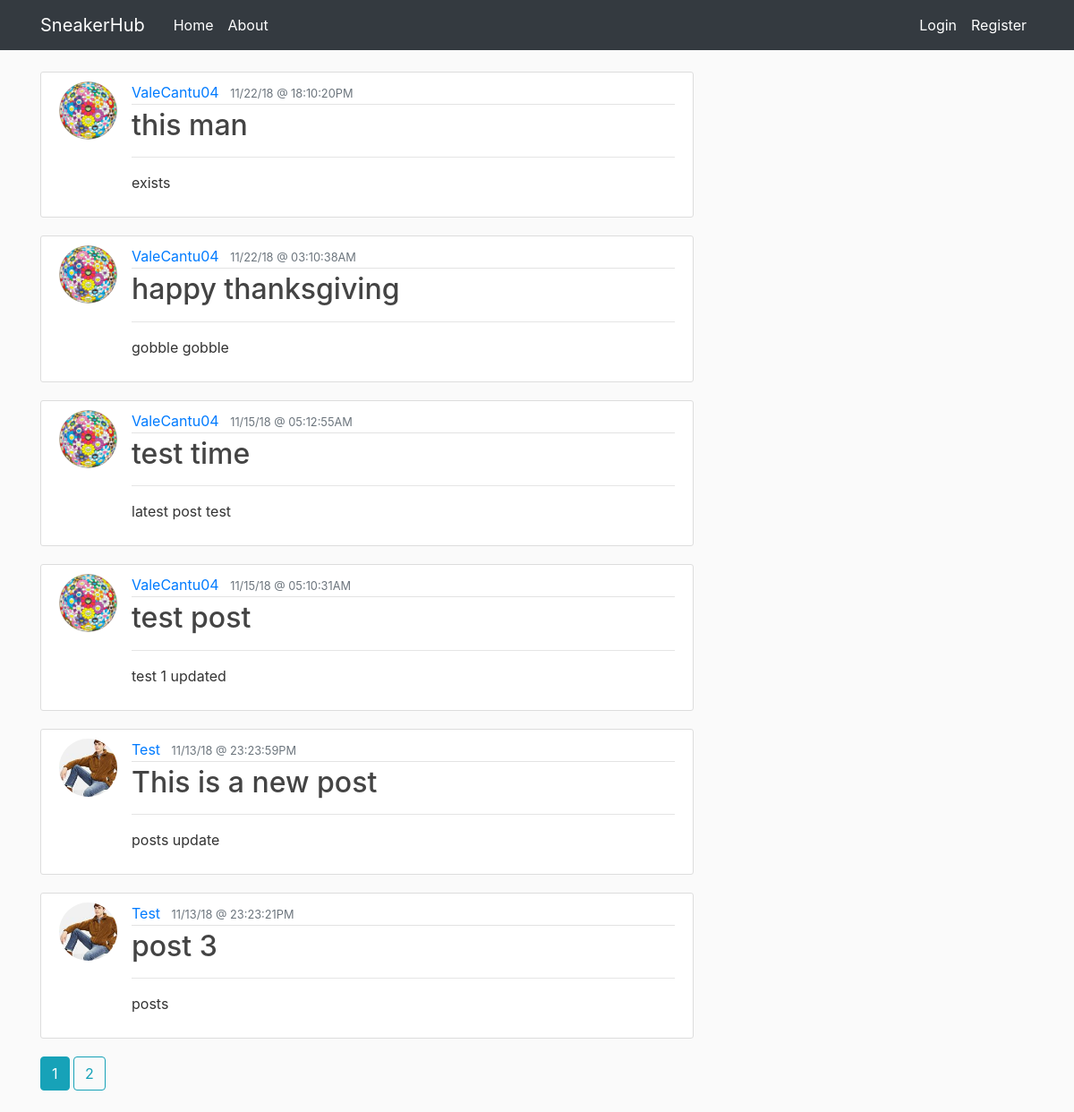
The page /home on the database its author committed.
### sneakerhub/models.py (models this page shows, shortened)
class Post(db.Model):
    id = db.Column(db.Integer, primary_key=True)
    title = db.Column(db.String(140), nullable=False)
    date_posted = db.Column(db.DateTime, nullable=False,
                            default=datetime.utcnow)
    content = db.Column(db.Text, nullable=False)
    user_id = db.Column(db.Integer, db.ForeignKey('user.id'), nullable=False)

class User(db.Model, UserMixin):
    id = db.Column(db.Integer, primary_key=True)
    username = db.Column(db.String(20), unique=True, nullable=False)
    email = db.Column(db.String(120), unique=True, nullable=False)
    image_file = db.Column(db.String(20), nullable=False,
                           default='default.jpg')
    password = db.Column(db.String(60), nullable=False)
    posts = db.relationship('Post', backref='author', lazy=True)

### sneakerhub/main/routes.py (the view)
@main.route("/")
@main.route("/home")
def home():
    page = request.args.get('page', 1, type=int)
    posts = Post.query.order_by(
        Post.date_posted.desc()).paginate(page=page, per_page=6)
    return render_template('home.html', posts=posts)

### sneakerhub/templates/home.html
{% extends "layout.html" %}
{% block content %}
{% for post in posts.items %}
<article class="media content-section">
    <img class="rounded-circle article-img" src="{{ url_for('static', filename='profile_pics/' + post.author.image_file) }}">
    <div class="media-body">
        <div class="article-metadata">
            <a class="mr-2" href="{{ url_for('users.user_posts', username=post.author.username) }}">{{
                post.author.username }}</a>
            <small class="text-muted">{{ post.date_posted.strftime('%x @ %X%p') }}</small>
        </div>
        <h2><a class="article-title" href="{{ url_for('posts.post', post_id=post.id) }}">{{ post.title }}</a></h2>
        <hr>
        <p class="article-content">{{ post.content }}</p>
    </div>
</article>
{% endfor %}
{% for page_num in posts.iter_pages(left_edge=1, right_edge=1, left_current=1, right_current=2) %}
{% if page_num %}
{% if posts.page == page_num %}
<a class="btn btn-info mb-4" href="{{ url_for('main.home', page=page_num) }}"> {{ page_num }} </a>
{% else %}
<a class="btn btn-outline-info mb-4" href="{{ url_for('main.home', page=page_num) }}"> {{ page_num }} </a>
{% endif %}
{% else %}
...
{% endif %}
{% endfor %}
{% endblock content %}

### sneakerhub/static/main.css (style rules this page uses)
body { background: #fafafa; color: #333333; margin-top: 5rem; }
h1,h2,h3,h4,h5,h6 { color: #444444; }
.content-section { background: #ffffff; padding: 10px 20px; border: 1px solid #dddddd; border-radius: 3px; margin-bottom: 20px; }
.article-title { color: #444444; }
.article-content { white-space: pre-line; }
.article-img { height: 65px; width: 65px; margin-right: 16px; }
.article-metadata { padding-bottom: 1px; margin-bottom: 4px; border-bottom: 1px solid #e3e3e3 }

### rows shown on the page
Post: image_file (picture), author.username "ValeCantu04", date_posted "11/22/18 @ 18:10:20PM", title "this man", content "exists"
Post: image_file (picture), author.username "ValeCantu04", date_posted "11/22/18 @ 03:10:38AM", title "happy thanksgiving", content "gobble gobble"
Post: image_file (picture), author.username "ValeCantu04", date_posted "11/15/18 @ 05:12:55AM", title "test time", content "latest post test"
Post: image_file (picture), author.username "ValeCantu04", date_posted "11/15/18 @ 05:10:31AM", title "test post", content "test 1 updated"
Post: image_file (picture), author.username "Test", date_posted "11/13/18 @ 23:23:59PM", title "This is a new post", content "posts update"
Post: image_file (picture), author.username "Test", date_posted "11/13/18 @ 23:23:21PM", title "post 3", content "posts"

### other values the page prints
{{ page_num }} "1"
{{ page_num }} "2"
